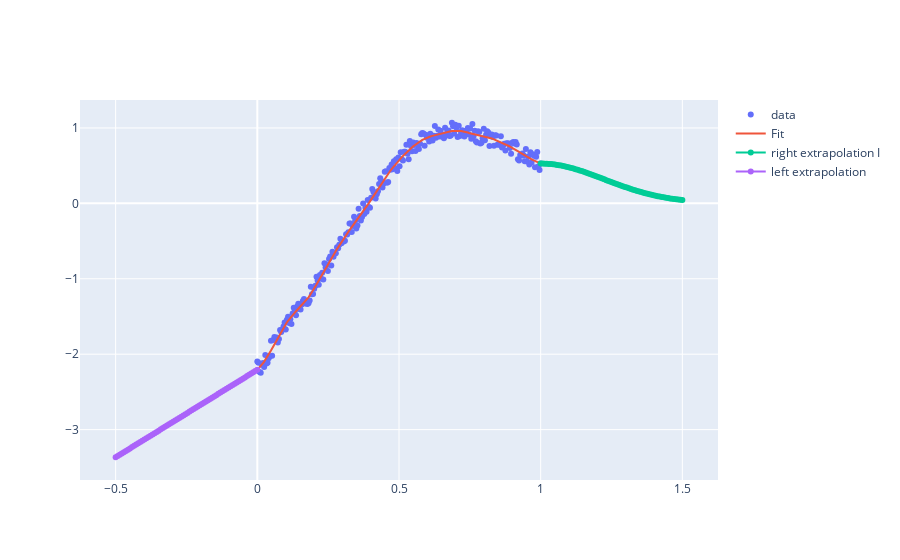

Here is the notebook cell this chart was saved with:
### Markdown cell above
# Extrapolation

### Code cell
import numpy as np
import plotly.express as px
import plotly.graph_objects as go
from stareg import StarModel 
from stareg.bspline import Bspline
from scipy.stats import t

# test with different dataset
np.random.seed(41)
n_samples = 250
x = np.random.random(n_samples)
x.sort()
xmax, xmin = x.max(), x.min()
x = x
x = (x - xmin) / (xmax - xmin)

# test with linspace data
x = np.linspace(0,1,250)

noise = np.random.random(n_samples)
y_true = 2*np.exp(-(x - 0.4)**2 / 0.1) - 5.5*x**2 
y = y_true + noise*0.5
y = np.flip(y)
y = (y - y.mean()) / y.std()

n_param = 25
descr = ( ("s(1)", "peak", n_param, (0.1, 1000), "equidistant"), )
M = StarModel(description=descr)
M.fit(X=x.reshape(-1,1), y=y, plot_=False)

# extrapolation
x_right = np.linspace(1,1.5,70)
x_left = np.linspace(-0.5,0,70)

fig = go.Figure()
fig.add_trace(go.Scatter(x=x, y=y, mode="markers", name="data"))
fig.add_trace(go.Scatter(x=x, y=M.basis @ M.coef_, name="Fit"))
fig.add_trace(go.Scatter(x=x_right, y=M.predict(X_pred=x_right, extrapol_type="zero", depth=10), mode="markers+lines", name="right extrapolation I "))
fig.add_trace(go.Scatter(x=x_left, y=M.predict(X_pred=x_left, extrapol_type="linear", depth=1), mode="markers+lines", name="left extrapolation"))

### Figure 1 — Plotly figure (JSON) as saved in the notebook; plotly's stock layout.template omitted (floating-point values rounded to 4 significant figures; data arrays with more than 128 entries replaced by an {"elided": "..."} marker saying what was removed)
{"data": [{"mode": "markers", "name": "data", "type": "scatter", "x": {"elided": "250 float values"}, "y": {"elided": "250 float values"}}, {"name": "Fit", "type": "scatter", "x": {"elided": "250 float values"}, "y": {"elided": "250 float values"}}, {"mode": "markers+lines", "name": "right extrapolation I ", "type": "scatter", "x": [1, 1.007, 1.014, 1.022, 1.029, 1.036, 1.043, 1.051, 1.058, 1.065, 1.072, 1.08, 1.087, 1.094, 1.101, 1.109, 1.116, 1.123, 1.13, 1.138, 1.145, 1.152, 1.159, 1.167, 1.174, 1.181, 1.188, 1.196, 1.203, 1.21, 1.217, 1.225, 1.232, 1.239, 1.246, 1.254, 1.261, 1.268, 1.275, 1.283, 1.29, 1.297, 1.304, 1.312, 1.319, 1.326, 1.333, 1.341, 1.348, 1.355, 1.362, 1.37, 1.377, 1.384, 1.391, 1.399, 1.406, 1.413, 1.42, 1.428, 1.435, 1.442, 1.449, 1.457, 1.464, 1.471, 1.478, 1.486, 1.493, 1.5], "y": [0.5276, 0.5273, 0.5265, 0.5251, 0.5232, 0.5207, 0.5177, 0.5142, 0.5102, 0.5056, 0.5006, 0.4951, 0.4892, 0.4828, 0.476, 0.4688, 0.4612, 0.4533, 0.4451, 0.4365, 0.4277, 0.4185, 0.4092, 0.3996, 0.3899, 0.38, 0.37, 0.3598, 0.3496, 0.3393, 0.3289, 0.3185, 0.3082, 0.2978, 0.2875, 0.2773, 0.2672, 0.2571, 0.2472, 0.2374, 0.2277, 0.2183, 0.2089, 0.1998, 0.1909, 0.1822, 0.1737, 0.1654, 0.1574, 0.1495, 0.142, 0.1346, 0.1275, 0.1207, 0.1141, 0.1078, 0.1017, 0.0958, 0.09019, 0.08482, 0.07968, 0.07477, 0.0701, 0.06564, 0.06141, 0.05739, 0.05357, 0.04996, 0.04654, 0.04331]}, {"mode": "markers+lines", "name": "left extrapolation", "type": "scatter", "x": [-0.5, -0.4928, -0.4855, -0.4783, -0.471, -0.4638, -0.4565, -0.4493, -0.442, -0.4348, -0.4275, -0.4203, -0.413, -0.4058, -0.3986, -0.3913, -0.3841, -0.3768, -0.3696, -0.3623, -0.3551, -0.3478, -0.3406, -0.3333, -0.3261, -0.3188, -0.3116, -0.3043, -0.2971, -0.2899, -0.2826, -0.2754, -0.2681, -0.2609, -0.2536, -0.2464, -0.2391, -0.2319, -0.2246, -0.2174, -0.2101, -0.2029, -0.1957, -0.1884, -0.1812, -0.1739, -0.1667, -0.1594, -0.1522, -0.1449, -0.1377, -0.1304, -0.1232, -0.1159, -0.1087, -0.1014, -0.0942, -0.08696, -0.07971, -0.07246, -0.06522, -0.05797, -0.05072, -0.04348, -0.03623, -0.02899, -0.02174, -0.01449, -0.007246, 0], "y": [-3.367, -3.35, -3.333, -3.316, -3.299, -3.283, -3.266, -3.249, -3.232, -3.215, -3.199, -3.182, -3.165, -3.148, -3.131, -3.114, -3.098, -3.081, -3.064, -3.047, -3.03, -3.014, -2.997, -2.98, -2.963, -2.946, -2.93, -2.913, -2.896, -2.879, -2.862, -2.846, -2.829, -2.812, -2.795, -2.778, -2.761, -2.745, -2.728, -2.711, -2.694, -2.677, -2.661, -2.644, -2.627, -2.61, -2.593, -2.577, -2.56, -2.543, -2.526, -2.509, -2.493, -2.476, -2.459, -2.442, -2.425, -2.409, -2.392, -2.375, -2.358, -2.341, -2.324, -2.308, -2.291, -2.274, -2.257, -2.24, -2.224, -2.207]}], "layout": {"autosize": true, "xaxis": {"autorange": true, "range": [-0.6162, 1.616], "type": "linear"}, "yaxis": {"autorange": true, "range": [-3.692, 1.394], "type": "linear"}}}
